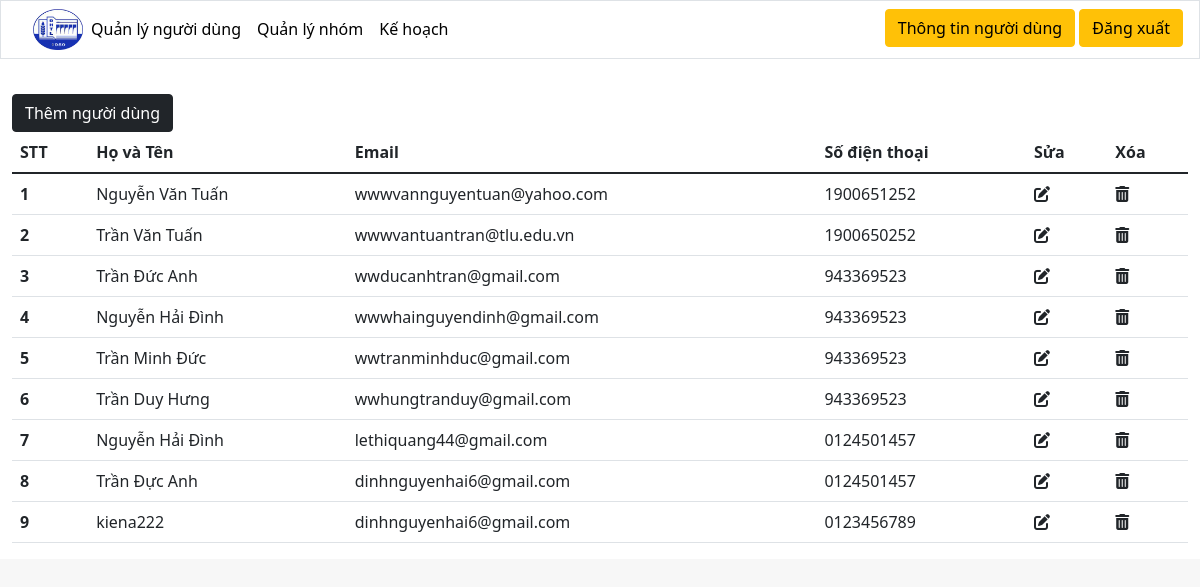
/Browers/views/admin/index.php (signed in), run on the app's committed database.
### tables this page shows
CREATE TABLE `user` (
  `us_id` int(10) NOT NULL,
  `us_name` varchar(50) NOT NULL,
  `us_email` varchar(50) NOT NULL,
  `us_phone` varchar(20) NOT NULL,
  `us_regdate` date NOT NULL DEFAULT current_timestamp()
);

### Browers/views/admin/index.php (the view, shortened to what this page needs)
<?php
    include("header-admin.php");
    $conn = mysqli_connect('localhost', 'root', '', 'db_manage_website');
?>
    <main class="bg-white">
    <div id="content" class="row">
        <div class="container">
            <a href="add-user.php" class="mt-4 "><button class="btn btn-dark mt-4">Thêm người dùng</button></a>
            <div class="row">
                <div class="directory-table">
                    <div class="table">
                        <table class="table">
                            <thead>
                                <tr>
                                    <th scope="col">STT</th>
                                    <th scope="col">Họ và Tên</th>
                                    <th scope="col">Email</th>
                                    <th scope="col">Số điện thoại</th>
                                    <th scope="col">Sửa</th>
                                    <th scope="col">Xóa</th>
                                </tr>
                            </thead>
                            <tbody>
                                <?php
                                $sql = "SELECT us.us_id, us.us_name, us.us_email, us.us_phone from user us ";
                                $result = mysqli_query($conn, $sql);
                                if (mysqli_num_rows($result) > 0) {
                                    $i = 1;
                                    while ($row = mysqli_fetch_assoc($result)) {
                                ?>
                                        <tr>
                                        <th scope="row"><?php echo $i; ?></th>
                                            <td><?php echo $row['us_name']; ?></td>
                                            <td><?php echo $row['us_email']; ?></td>
                                            <td><?php echo $row['us_phone']; ?></td>
                                            <td><a href="fix-user.php?userid=<?php echo $row['us_id']; ?>"><i class="text-dark fas fa-edit"></i></a></td>
                                            <td><a href="delete-user.php?userid=<?php echo $row['us_id']; ?>"><i class="text-dark fas fa-trash-alt"></i></a></td>
                                        </tr>
                                <?php
                                        $i++;
                                    }
                                }
                                ?>
                            </tbody>
                        </table>
                    </div>
                </div>
            </div>
        </div>
    </main>

### Browers/views/admin/header-admin.php (shortened to what this page needs)
<!DOCTYPE html>
<html lang="en">
    <head>
        <link rel="stylesheet" href="https://cdnjs.cloudflare.com/ajax/libs/font-awesome/6.0.0-beta2/css/all.min.css" />
        <link href="https://cdn.jsdelivr.net/npm/bootstrap@5.1.3/dist/css/bootstrap.min.css" rel="stylesheet">
        <link rel="stylesheet" href="../../assets/css/config.css">
    </head>
    <body style="background-color: #f7f7f7;">
        <header class="border position-fixed w-100 border-bottom-1 bg-white">
            <div class="m-2 d-flex justify-content-between">
                <div class="ms-2">
                <ul class="nav col-12 col-lg-auto me-lg-auto mb-2 justify-content-center mb-md-0">
                    <img src="../../assets/images/logoDHTL.jfif" class="ms-3" width="50" alt="logo">
                    <li><a href="index.php" class="nav-link px-2 text-black">Quản lý người dùng</a></li>
                    <li><a href="group.php" class="nav-link px-2 text-black">Quản lý nhóm</a></li>
                    <li><a href="plan.php" class="nav-link px-2 text-black">Kế hoạch</a></li>
                </ul>
                </div>
                <div class="me-2">
                    <button class="btn btn-warning"><a href="./userinfo.php?us_id=<?php echo $_SESSION["id"] ?>">Thông tin người dùng</a></button>
                    <button class="btn btn-warning"><a href="../../controllers/processLogout.php?repnse=ok">Đăng xuất</a></button>
                </div>
            </div>
        </header>
        <main>
            <div class="container-fluid">
                <div class="row">

### Browers/assets/css/config.css (style rules this page uses)
a { text-decoration: none; color: black; }
#content { margin-top: 70px; right: 0; }

### data on the page
user: us_name "Nguyễn Văn Tuấn", us_email "wwwvannguyentuan@yahoo.com", us_phone "1900651252"
user: us_name "Trần Văn Tuấn", us_email "wwwvantuantran@tlu.edu.vn", us_phone "1900650252"
user: us_name "Trần Đức Anh", us_email "wwducanhtran@gmail.com", us_phone "943369523"
user: us_name "Nguyễn Hải Đình", us_email "wwwhainguyendinh@gmail.com", us_phone "943369523"
user: us_name "Trần Minh Đức", us_email "wwtranminhduc@gmail.com", us_phone "943369523"
user: us_name "Trần Duy Hưng", us_email "wwhungtranduy@gmail.com", us_phone "943369523"
user: us_name "Nguyễn Hải Đình", us_email "lethiquang44@gmail.com", us_phone "0124501457"
user: us_name "Trần Đực Anh", us_email "dinhnguyenhai6@gmail.com", us_phone "0124501457"
user: us_name "kiena222", us_email "dinhnguyenhai6@gmail.com", us_phone "0123456789"
